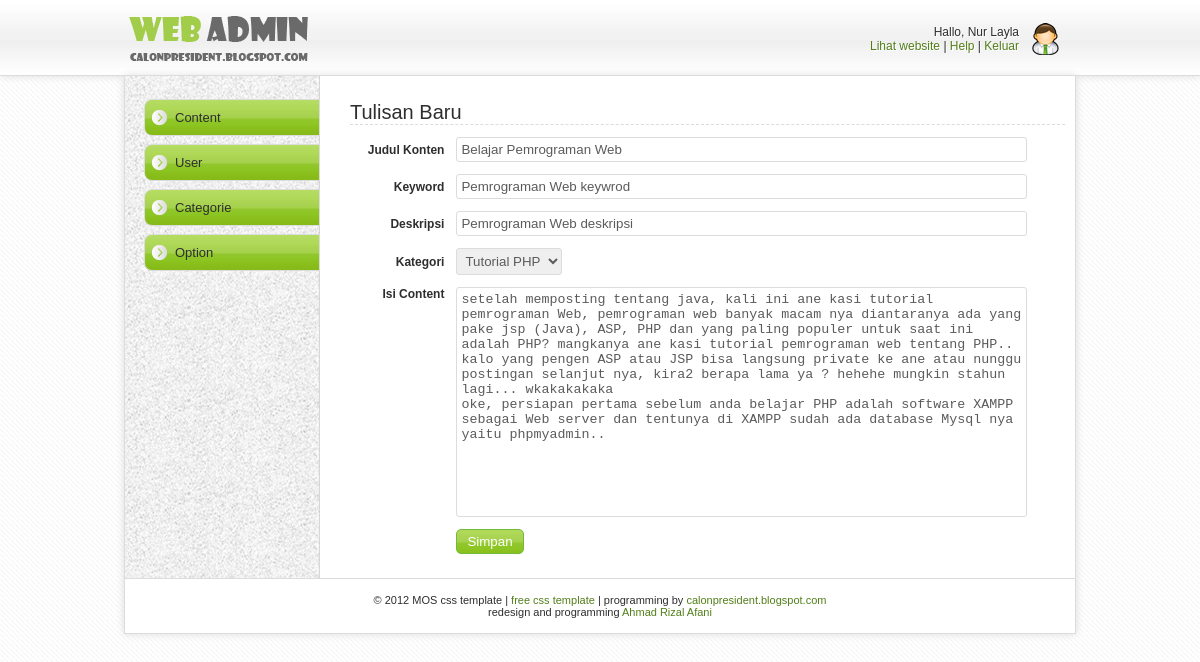
The app's page /index.php?page=write&action=edit&kode=2 (signed in) with its own data.
### tables this page shows
CREATE TABLE `content` (
  `kode_content` int(5) NOT NULL AUTO_INCREMENT,
  `judul_content` varchar(50) DEFAULT 'kosong',
  `kode_kategori` int(5) DEFAULT NULL,
  `tanggal` datetime DEFAULT NULL,
  `penulis` varchar(30) DEFAULT NULL,
  `content` text NOT NULL,
  `keyword` text NOT NULL,
  `deskripsi` text NOT NULL,
  PRIMARY KEY (`kode_content`)
);

### function.php (called while the page is built, shortened)
<?php
	function to_array($data){
		$result = array();
		while($hasil = mysql_fetch_array($data)){
			$result[] = $hasil;
		}
		return $result;
	}
	function get_content($where = ""){
		$data = mysql_query("select content.*,kategori.judul_kategori from content inner join kategori on content.kode_kategori = kategori.kode_kategori $where order by content.kode_content desc;") or die ("query error");
		return to_array($data);
	}
	function get_categories($where = ""){
		$data = mysql_query("select * from kategori $where;") or die ("query error");
		return to_array($data);
	}
?>

### write.php (the view, shortened to what this page needs)
<?php
	$judul_content = "";
	$description = "";
	$keyword = "";
	$kode_kategori = "";
	$isi = "";
	$data_kategori = get_categories();
	if(isset($_GET['action'])){
		if($_GET['action'] == "edit"){
			$data = get_content("where content.kode_content = '".$_GET['kode']."'");
			foreach($data as $content){
				$judul_content = $content["judul_content"];
				$description = $content["deskripsi"];
				$keyword = $content["keyword"];
				$kode_kategori = $content["kode_kategori"];
				$isi = $content["content"];
			}
		}
	}
?>
<div id="rightContent">
	<h3>Tulisan Baru</h3>
    <form method="post" action="content_manager.php">
   	<table width="95%">
			<tr><td width="15%;" align="right"><b>Judul Konten</b></td><td> <input type="text" value="<?php echo $judul_content; ?>" class="panjang" name="judul_content"></td></tr>
            <tr><td width="15%;" align="right"><b>Keyword</b></td><td><input type="text" value="<?php echo $keyword; ?>" class="panjang" name="keyword"></td></tr>
            <tr><td width="15%;" align="right"><b>Deskripsi</b></td><td><input type="text" value="<?php echo $description; ?>" class="panjang" name="deskripsi"></td></tr>
			<tr><td width="15%;" align="right"><b>Kategori</b></td><td>
				<select name="kode_kategori">
                <?php foreach($data_kategori as $k){ if($k['kode_kategori'] == $kode_kategori){?>
                	<option value="<?php echo $k['kode_kategori']; ?>" selected="selected"><?php echo $k['judul_kategori']; ?></option>
                    <?php } else{ ?>
					<option value="<?php echo $k['kode_kategori']; ?>"><?php echo $k['judul_kategori']; ?></option>
                <?php } } ?>
				</select>
			</td></tr>
			<tr><td align="right" valign="top"><b>Isi Content</b></td><td><textarea id="editor1" name="content"><?php echo $isi; ?></textarea></td></tr>
			<tr><td></td><td>
			<input type="submit" class="button" value="Simpan" />
			</td></tr>
	</table>
    </form>
</div>

### css/style.css (style rules this page uses)
body { background: url(../images/latar.jpg); margin: 0; padding: 0; font-family: Arial; font-size: 12px; color: #2e2e2e; text-align: center; }
input { padding: 4px;color: #5b5b5b;border: 1px solid #dcdcdc; -moz-border-radius: 3px;-webkit-border-radius: 3px;-o-border-radius: 3px; }
input.panjang { width: 100%; }
.button { cursor: pointer; padding: 4px 10px 4px 10px; color: #fff; background: url(../images/green.jpg) repeat left center; border: 1px solid #71bb3b; -moz-border-radius: 5px; -webkit-border-radius: 5px; -o-border-radius: 5px; }
select { padding: 4px;color: #5b5b5b;border: 1px solid #dcdcdc; -moz-border-radius: 3px;-webkit-border-radius: 3px;-o-border-radius: 3px; }
textarea { padding: 4px;color: #5b5b5b;border: 1px solid #dcdcdc; -moz-border-radius: 3px;-webkit-border-radius: 3px;-o-border-radius: 3px; width: 100%; height: 230px;resize: none; }
table { border:none;font-size: 12px; }
td { border:none; padding: 5px; }
#rightContent { width: 725px; padding: 5px; float: right; border-left: 0px solid #dcdcdc; text-align: left; background: #fff; }
#rightContent h3 { font-size: 20px; font-weight: normal; padding: 0; margin: 5px; border-bottom: 1px dashed #dcdcdc; }

### records on screen
content: judul_content "Belajar Pemrograman Web", keyword "Pemrograman Web keywrod", deskripsi "Pemrograman Web deskripsi", content "setelah memposting tentang java, kali ini ane kasi tutorial pemrograman Web, pemrograman web banyak macam nya diantaranya ada yang pake jsp (Java), ASP, PHP dan yang paling populer untuk saat ini adalah PHP? mangkanya ane kasi tutorial pemrograman web tentang PHP.. kalo yang pengen ASP atau JSP bisa langsung private ke ane atau nunggu postingan selanjut nya, kira2 berapa lama ya ? hehehe mungkin stahun lagi... wkakakakaka oke, persiapan pertama sebelum anda belajar PHP adalah software XAMPP sebagai Web server dan tentunya di XAMPP sudah ada database Mysql nya yaitu phpmyadmin.."

### other values on screen
$_SESSION['user']['nama_lengkap'] "Nur Layla"
form field kode_kategori "Tutorial PHP"
